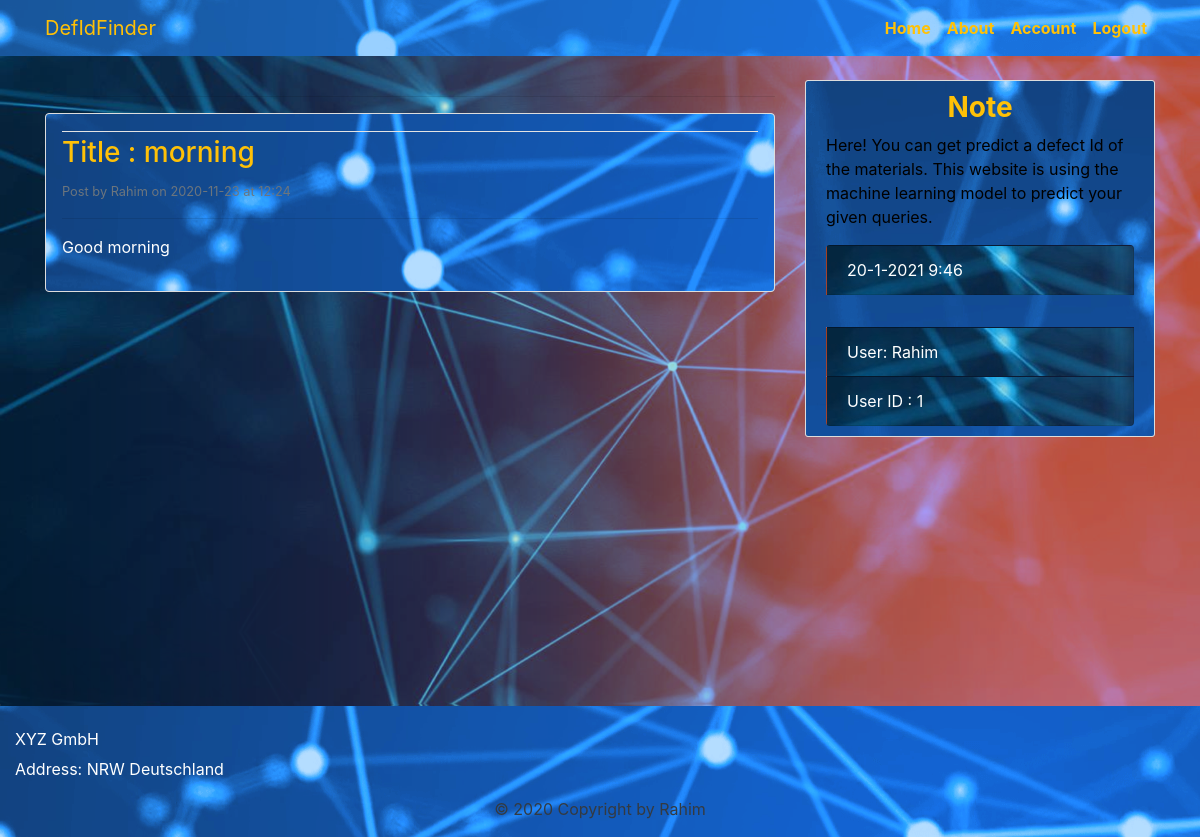
Page /post/mor (signed in) on the committed database.
### app/modelsdb.py (models this page shows, shortened)
class Post(db.Model):
    id = db.Column(db.Integer, primary_key=True)
    title = db.Column(db.String(100), nullable=False)
    slug = db.Column(db.String(21), nullable=False)
    content = db.Column(db.Text, nullable=False)
    date_posted = db.Column(db.DateTime, nullable=False, default=datetime.utcnow)

class User(db.Model,UserMixin):#for username,email,password
    id = db.Column(db.Integer, primary_key=True)
    username = db.Column(db.String(20), unique=True, nullable=False)
    email = db.Column(db.String(120), unique=True, nullable=False)
    password = db.Column(db.String(60), nullable=False)

### app/routes.py (the view)
@app.route("/post/<string:post_slug>", methods=['GET'])
def post(post_slug):
    post=Post.query.filter_by(slug=post_slug).first()
    return render_template('post.html', _params=params, post=post)

### app/modelsdb.py (called while the page is built)
@login_manager.user_loader
def load_user(user_id):
    return User.query.get(int(user_id))

### app/templates/post.html (shortened to what this page needs)
{% extends "layout.html"%}
{% block content%}
<hr>
 	<article class="media content-section container w-100 p-3 rounded text-white"  style="background-image: url({{ url_for('static', filename='img/Footer.png') }})">
    			<div class="media-body">
      				<div class="article-metadata">
      				</div>
      				<h3 class="article-title text-warning"> Title : {{post.title}} </h3>
      				<small class="text-muted text-white">Post by Rahim on {{ post.date_posted.strftime('%Y-%m-%d') }} at {{post.date_posted.strftime('%H:%M')}} </small>
      				<hr>
      				<p class="article-content text-white">{{post.content}}</p>
    		    </div>
  	</article>
{% endblock content %}

### app/templates/layout.html (shortened to what this page needs)
<!DOCTYPE html>
<html>
<head>
    <link rel="stylesheet" href="https://maxcdn.bootstrapcdn.com/bootstrap/4.0.0/css/bootstrap.min.css">
    <link rel="stylesheet" type="text/css" href="{{ url_for('static', filename='css/main.css') }}">
</head>
<body class="h-100 d-inline-block  w-100" style=" margin-top: -5rem;background-size: cover;background-image: url({{ url_for('static', filename='img/coding4.png') }})">
  <header class="site-header" style="margin-bottom: 10rem;">
      <nav class="navbar navbar-expand-md navbar-dark bg-steel fixed-top" style=" background-image: url({{ url_for('static', filename='img/Header.png') }})" >
          <div class="container">
              <a class="navbar-brand mr-4font-weight-bold text-warning" href="/">{{_params['nav_name']}}</a>
              <div class="collapse navbar-collapse " id="navbarToggle">
                  <div class="navbar-nav ">
                      <a class="nav-item nav-link font-weight-bold text-warning" href="{{ url_for('home') }}">Home</a>
                      <a class="nav-item nav-link font-weight-bold text-warning" href="{{ url_for('about') }}">About</a>
                      <a class="nav-item nav-link font-weight-bold text-warning" href="{{ url_for('account') }}">Account</a>
                      <a class="nav-item nav-link font-weight-bold text-warning" href="{{ url_for('logout') }}">Logout</a>
                  </div>
              </div>
          </div>
      </nav>
  </header>
  <main role="main" class="container" >
      <div class="row">
          <div class="col-md-8">
              {% block content %}
              {% endblock %}
          </div>
           <div class="col-md-4 rounded" >
               <div class="content-section" style="background-image: url({{ url_for('static', filename='img/FooterL.png') }})">
                  <h3 class="font-weight-bold text-warning text-center">Note</h3>
                        <p class="font-weight-normal">{{_params['note']}}</p>
                          <ul class="list-group bg-transparent text-white" >
                               <li class="list-group-item list-group-item-drak bg-steel" style="background-image: url({{ url_for('static', filename='img/pic4w.jpeg') }})">
                                </li>
                                 <li class="list-group-item list-group-item-drak bg-secondary" style="background-image: url({{ url_for('static', filename='img/pic4w.jpeg') }})"><a href="/account" class="text-white article-title"> User: {{ current_user.username }}</li></a>
                               <li class="list-group-item list-group-item-drak bg-secondary" style="background-image: url({{ url_for('static', filename='img/pic4w.jpeg') }})">User ID : {{ current_user.id }} </li>
                         </ul>
               </div>
           </div>
         </div>
  </main>
  <footer class="page-footer font-small blue  text-white  fixed-bottom " style="background-image: url({{ url_for('static', filename='img/Footer.png') }})">
        <div class="container-fluid text-center text-md-left">
            <div class="row">
                <div class="col-md-6 mt-md-20 mt-4 ">
                   <h6 class="font-weight-normal text-white text-left">{{_params['company_name']}}</h6>
                   <p>Address: {{_params['com_address']}}</p>
                </div>
            </div>
        </div>
        <div class="text-center text-dark" >
            <p> ©{{_params['copy_right']}}</p>
        </div>
    </footer>
</body>
</html>

### app/static/css/main.css (style rules this page uses)
body { background: #fafafa; color: #000000; margin-top:5rem; -webkit-background-size: cover; -moz-background-size: cover; background-size: cover; -o-background-size: cover; }
.bg-steel { background-color: #5f788a; }
.site-header .navbar-nav .nav-link { color: #cbd5db; }
.content-section { background: #ffffff; padding: 10px 20px; border: 1px solid #dddddd; border-radius: 3px; margin-bottom: 20px; }
.article-title { color: #444444; }
.article-content { white-space: pre-line; }
.article-metadata { padding-bottom: 1px; margin-bottom: 4px; border-bottom: 1px solid #e3e3e3 }
footer { margin-top: auto; background-color: #222; }

### rows in the picture
Post: title "morning", date_posted "2020-11-23", date_posted "12:24", content "Good morning"
User: username "Rahim", id "1"

### other values in the picture
{{ _params['nav_name'] }} "DefIdFinder"
{{ _params['note'] }} "Here! You can get predict a defect Id of the materials. This website is using the machine learning model to predict your given queries."
{{ _params['company_name'] }} "XYZ GmbH"
{{ _params['com_address'] }} "NRW Deutschland"
{{ _params['copy_right'] }} "2020 Copyright by Rahim"
